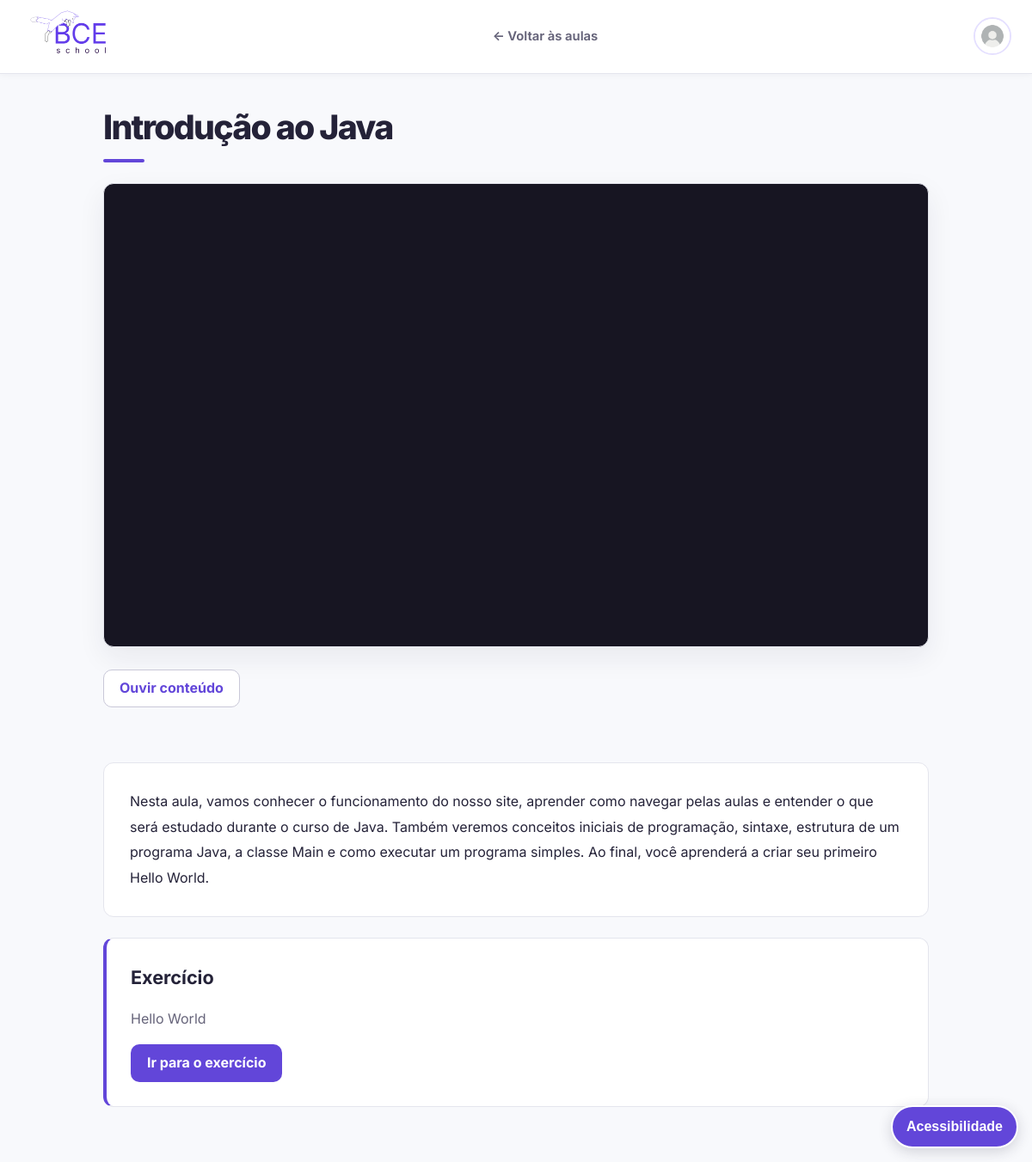
/pages/aula.php?id=1 (signed in), run on the app's committed database.
### tables this page shows
CREATE TABLE usuarios(
	id INT AUTO_INCREMENT PRIMARY KEY,
	nome VARCHAR(100) NOT NULL,
	email VARCHAR(255) NOT NULL UNIQUE,
	senha VARCHAR(255) NOT NULL,
	foto varchar(255) not null default 'default.jpg',
	aula_atual INT NOT NULL DEFAULT 1
);

CREATE TABLE aulas(
	id INT AUTO_INCREMENT PRIMARY KEY,
	titulo VARCHAR(255) NOT NULL,
	video_url VARCHAR(255) NOT NULL,
	conteudo TEXT NOT NULL,
	exercicio_id INT NOT NULL,
	posicao INT NOT NULL,
	FOREIGN KEY (exercicio_id) REFERENCES exercicios(id)
	ON DELETE cascade
);

CREATE TABLE exercicios(
	id INT AUTO_INCREMENT PRIMARY KEY NOT NULL,
	titulo VARCHAR(255) NOT NULL,
	descricao TEXT NOT NULL,
	codigo_inicial TEXT NOT NULL
);

### pages/aula.php (the view, shortened to what this page needs)
<?php
require_once "../backend/database.php";
$usuarioid = pegarusuarioid();
$aulaid = (int) ($_GET['id'] ?? 0);
$stmt = $pdo->prepare(
    "SELECT aula_atual, foto
     FROM usuarios
     WHERE id = ?"
);
$stmt->execute([$usuarioid]);
$usuario = $stmt->fetch(PDO::FETCH_ASSOC);
$foto = $usuario["foto"];
if ($foto === "default.jpg") {
    $caminhoFoto = "../user/default.jpg";
} else {
    $caminhoFoto = "../uploads/perfil/" . $foto;
}
$stmt = $pdo->prepare(
    "SELECT
        aulas.id,
        aulas.titulo,
        aulas.video_url,
        aulas.conteudo,
        aulas.exercicio_id,
        aulas.posicao,
        exercicios.titulo AS exercicio_titulo
     FROM aulas
     INNER JOIN exercicios
        ON exercicios.id = aulas.exercicio_id
     WHERE aulas.id = ?"
);
$stmt->execute([$aulaid]);
$aula = $stmt->fetch(PDO::FETCH_ASSOC);
function obterurlembedyt(string $url): string
{
    $url = trim($url);
    if (preg_match(
        '~(?:youtube\.com/watch\?v=|youtu\.be/)([^&?/]+)~',
        $url,
        $correspondencia
    )) {
        return "https://www.youtube.com/embed/" . $correspondencia[1];
    }
    return "";
}
$urlVideo = obterurlembedyt($aula["video_url"]);
?>
<!DOCTYPE html>
<html lang="pt-br">
<head>
    <link rel="stylesheet" href="../CSS/design-system.css">
    <link rel="stylesheet" href="../CSS/acessibilidade.css">
</head>
<body>
    <header class="bce-header">
        <a class="bce-brand" href="../index.html"><img class="logo" src="../imgs/Frame 3.png" alt="BCE School"></a>
        <a class="header-back" href="aulas.php">← Voltar às aulas</a>
        <a href="usuario.php" class="perfil_link" aria-label="Abrir perfil do usuário">
            <img
                src="<?= htmlspecialchars($caminhoFoto) ?>"
                class="foto_menu"
                alt="Perfil"
            >
        </a>
    </header>
    <main class="aula-container">
        <h1 class="titulo">
            <?= htmlspecialchars($aula["titulo"]) ?>
        </h1>
        <?php if ($urlVideo !== ""): ?>
            <section class="video-container">
                <iframe
                    src="<?= htmlspecialchars($urlVideo) ?>"
                    title="<?= htmlspecialchars($aula["titulo"]) ?>"
                    allowfullscreen
                ></iframe>
            </section>
        <?php endif; ?>
        <button class="btnfala" type="button" aria-controls="texto-aula">Ouvir conteúdo</button>
        <p id="status-leitura" role="status" aria-live="polite"></p>
        <section class="conteudo" id="texto-aula">
            <?= nl2br(htmlspecialchars($aula["conteudo"])) ?>
        </section>
        <section class="exercicio">
            <h2>
                Exercício
            </h2>
            <p>
                <?= htmlspecialchars($aula["exercicio_titulo"]) ?>
            </p>
            <a
                class="botao-exercicio"
                href="tarefa.php?p=<?= (int) $aula["exercicio_id"] ?>"
            >
                Ir para o exercício
            </a>
        </section>
    </main>
</body>
</html>

### CSS/acessibilidade.css (style rules this page uses)
html { scroll-behavior: smooth; }
:where(a, button, input, select, textarea, [tabindex]):focus-visible { outline: 3px solid #f4c542; outline-offset: 3px; }

### data on the page
usuarios: foto (placeholder picture)
aulas: titulo "Introdução ao Java", conteudo "Nesta aula, vamos conhecer o funcionamento do nosso site, aprender como navegar pelas aulas e entender o que será estudado durante o curso de Java. Também veremos conceitos iniciais de programação, sintaxe, estrutura de um programa Java, a classe Main e como executar um programa simples. Ao final, você aprenderá a criar seu primeiro Hello World.", exercicio.titulo "Hello World"
